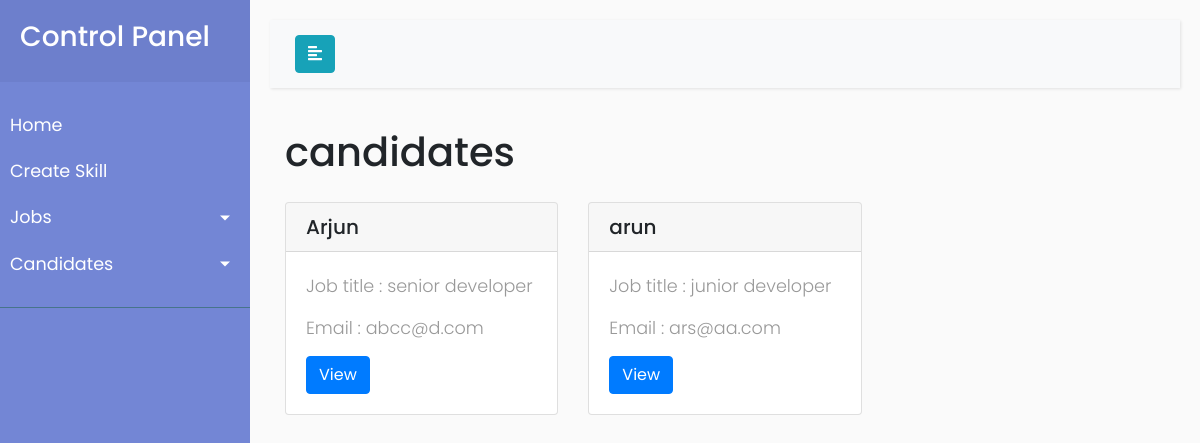
/Institute/candidates/, run on the app's committed database.
### Trainers/models.py (models this page shows, shortened)
class JobApplyModel(models.Model):
    choices = (
        ("applied", "applied"), ("accepted", "accepted"), ("rejected", "rejected")
    )
    title = models.CharField(max_length=100)
    skill = models.CharField(max_length=100)
    user = models.CharField(max_length=120)
    first_name = models.CharField(max_length=120)
    email = models.CharField(max_length=120)
    phone = models.IntegerField()
    address = models.CharField(max_length=120)
    status = models.CharField(max_length=100,choices=choices, default="applied")

### Institution/views.py (the view)
# urls.py: path("candidates/", Candidates, name="candidates"),
def Candidates(request):
    candidates=JobApplyModel.objects.filter(status="applied")
    context={}
    context["candidates"]=candidates
    return render(request,"institution/candidates.html",context)

### Institution/templates/institution/candidates.html
<!DOCTYPE html>
{% extends 'institution/base.html' %}
{% block body_block %}
    <div class="container">
    <h1>candidates</h1>
        <div class="row">
            {% for candidate in candidates %}
                <div class="col-lg-4" style="margin-top: 2%;">
                    <div class="card">
                        <h5 class="card-header">{{ candidate.first_name }}</h5>
                        <div class="card-body">
                            <p class="card-title">Job title : {{ candidate.title }}</p>
                            <p class="card-title">Email : {{ candidate.email }}</p>
                            <a class="btn btn-primary" href="{% url 'candidateview' candidate.id %}">View</a>
                        </div>
                    </div>
                </div>
            {% endfor %}
        </div>
    </div>
{% endblock %}

### Institution/static/css/style.css (style rules this page uses)
body { font-family: 'Poppins', sans-serif; background: #fafafa; }
p { font-family: 'Poppins', sans-serif; font-size: 1.1em; font-weight: 300; line-height: 1.7em; color: #999; }
a, a:hover, a:focus { color: inherit; text-decoration: none; transition: all 0.3s; }

### data on the page
JobApplyModel: first_name "Arjun", title "senior developer", email "abcc@d.com"
JobApplyModel: first_name "arun", title "junior developer", email "ars@aa.com"
